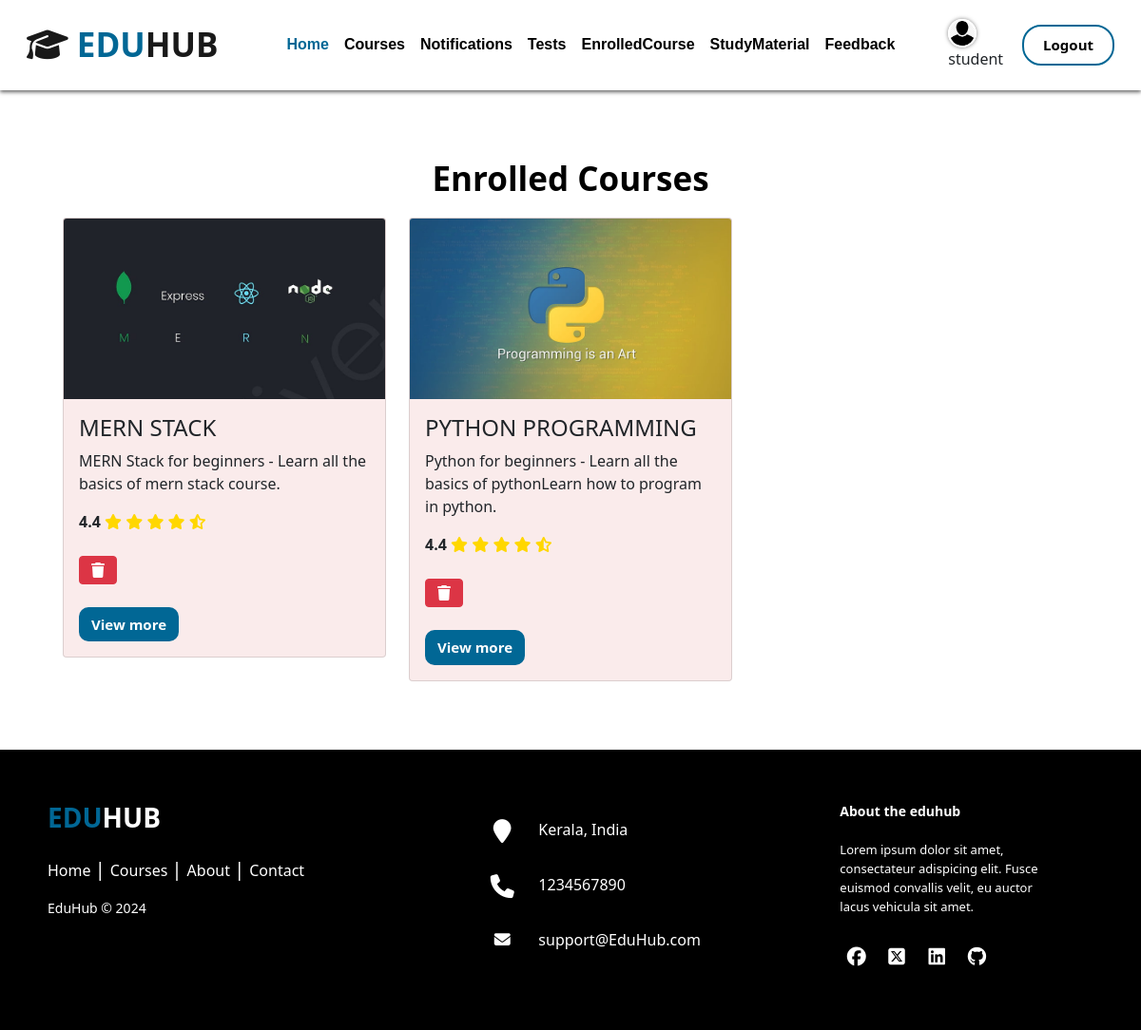
The page /student/student_enroll_course/ (signed in) on the database its author committed.
### account/models.py (models this page shows)
class CustomUser(AbstractUser):
    is_staff = models.BooleanField(default=False)
    is_student = models.BooleanField(default=False)
    profile_image = models.ImageField(upload_to='profile_images/', blank=True, null=True)

### student/models.py (models this page shows, shortened)
class Enrollment(models.Model):
    student = models.ForeignKey(Student, on_delete=models.CASCADE)
    course = models.ForeignKey(Course, on_delete=models.CASCADE)

### home/models.py (models this page shows, shortened)
class Course(models.Model):
    staff=models.ForeignKey(Staff,on_delete = models.CASCADE)
    course_image=models.ImageField(upload_to='Course_images/')
    title=models.CharField(max_length=200)
    description=models.TextField(max_length=250)

### student/views.py (the view)
# urls.py: path('student_enroll_course/', student_course, name='student_course'),
def student_course(request):
    student = Student.objects.get(user=request.user)
    enrolled_courses = Enrollment.objects.filter(student=student)
    return render(request,'student_templates/student_enroll_course.html',{'enrolled_courses': enrolled_courses})

### templates/student_templates/student_enroll_course.html (shortened to what this page needs)
{% extends 'base.html' %} {% load static %} {% block title %}student-course-page{% endblock %} {% block content %}
<section id="courses">
    <div class="container mt-5 p-4">
        <div>
            <h2 style="color: #000">Enrolled Courses</h2>
        </div>
        <div class="container">
            <div class="row">
                {% for enrollment in enrolled_courses %}
                <div class="col-md-4 mb-4">
                    <div class="card" style="background-color: #faebeb">
                        <img src="{{ enrollment.course.course_image.url }}" alt="{{ course.title }}" class="card-img-top" />
                        <div class="card-body">
                            <h4>{{ enrollment.course.title }}</h4>
                            <p class="card-text">{{ enrollment.course.description }}</p>
                            <div class="stars" data-rating="0">
                                <span style="font-weight: bold">4.4</span>
                                <i class="fa-solid fa-star" style="color: gold"></i>
                                <i class="fa-solid fa-star" style="color: gold"></i>
                                <i class="fa-solid fa-star" style="color: gold"></i>
                                <i class="fa-solid fa-star" style="color: gold"></i>
                                <i class="fa-solid fa-star-half-stroke" style="color: gold"></i>
                            </div>
                            <br />
                            <form method="post" action="{% url 'delete_enrolled_course' enrollment.id %}">
                                <a href="{% url 'delete_enrolled_course' enrollment.id %}"
                                    ><i class="fa-solid fa-trash btn btn-danger"></i
                                ></a>
                            </form><br>
                            <a href="{% url 'enrolled_course_videos' enrollment.course.id %}" class="btn btn-custom-2">View more</a></li>
                        </div>
                    </div>
                </div>
                {% endfor %}
            </div>
        </div>
    </div>
</section>
{% endblock %}

### templates/base.html (shortened to what this page needs)
<!DOCTYPE html>
<html lang="en">
    <head>
        <link
            href="https://cdn.jsdelivr.net/npm/bootstrap@5.0.2/dist/css/bootstrap.min.css"
            rel="stylesheet"
        />
        <link rel="stylesheet" href="https://cdnjs.cloudflare.com/ajax/libs/font-awesome/6.5.1/css/all.min.css">
        {% load static %}
        <link rel="stylesheet" href="{% static 'css/styless.css' %}">
    </head>
    <body>
      <div class="hero-section">
        <nav class="navbar navbar-expand-lg navbar-light p-3 w-100 sticky-top bg-white">
            <div class="container-fluid">
                <a class="navbar-brand" href="/"><i class="fa-solid fa-graduation-cap"></i><span> EDU</span>HUB</a>
                {% if user.is_authenticated %}
                {% if user.is_staff %}
                <div class="collapse navbar-collapse justify-content-lg-center" id="navbarSupportedContent">
                    <ul class="navbar-nav  mb-2 mb-lg-0">
                        <li class="nav-item">
                            <a class="nav-link active" aria-current="page" href="{% url 'staff_dashboard' %}" style="color:#016795;">Home</a>
                        </li>
                        <li class="nav-item">
                          <a class="nav-link" href="{% url 'notifications' %}">Notifications</a>
                      </li>
                        <li class="nav-item">
                          <a class="nav-link" href="{% url 'manage_courses' %}">ManageCourses</a>
                      </li>
                        <li class="nav-item">
                          <a class="nav-link" href="{% url 'question_list' %}">Tests</a>
                      </li>
                    <li class="nav-item">
                      <a class="nav-link" href="{% url 'upload_study_material' %}">StudyMaterial</a>
                  </li>
                  <li class="nav-item">
                    <a class="nav-link" href="{% url 'staff_feedback' %}">Feedback</a>
                </li>
                    </ul>
                  </div>
                  <div style="margin-right: 20px;">
                    {% if user.profile_image %}
                        <a href="{% url 'edit_staff_details' user_id=user.id %}">
                            <img src="{{ user.profile_image.url }}" alt="Profile Image" class="profile-image">
                        </a>
                    {% endif %}
                    <br>
                    <span>{{ user.username }}</span>
                </div>
                  {% elif user.is_student %}
                  <div class="collapse navbar-collapse justify-content-lg-center" id="navbarSupportedContent">
                    <ul class="navbar-nav  mb-2 mb-lg-0">
                        <li class="nav-item">
                            <a class="nav-link active" aria-current="page" href="{% url 'student_dashboard'%}" style="color:#016795;">Home</a>
                        </li>
                        <li class="nav-item">
                          <a class="nav-link" href="{% url 'courses' %}">Courses</a>
                      </li>
                        <li class="nav-item">
                            <a class="nav-link" href="{% url 'student_notification' %}">Notifications</a>
                        </li>
                        <li class="nav-item">
                          <a class="nav-link" href="{% url 'display_questions' %}">Tests</a>
                      </li>
                      <li class="nav-item">
                        <a class="nav-link" href="{% url 'student_course' %}">EnrolledCourse</a>
                    </li>
                    <li class="nav-item">
                      <a class="nav-link" href="{% url 'view_study_materials' %}">StudyMaterial</a>
                  </li>
                      <li class="nav-item">
                        <a class="nav-link" href="#">Feedback</a>
                      </li>
                  </ul>
                  </div>
                  <div style="margin-right: 20px;">
                    {% if user.profile_image %}
                        <a href="{% url 'edit_student_details' user_id=user.id %}">
                            <img src="{{ user.profile_image.url }}" alt="Profile Image" class="profile-image">
                        </a>
                    {% endif %}
                    <br>
                    <span>{{ user.username }}</span>
                </div>
                  {% endif %}
                  <a href="{% url 'logout' %}" class="btn btn-custom">Logout</a>
            {% endif %}
            </div>
        </nav>
    </div>
    {% block content %} {% endblock %}
    <footer class="footer-distributed mt-4">
      <div class="footer-left">
        <h3 style="font-weight: bold;"><span style="font-weight: bold;">EDU</span>HUB</h3>
        <p class="footer-links">
          <a href="{% url 'home' %}" class="link-1">Home</a>
          <a href="#courses">Courses</a>
          <a href="#about">About</a>
          <a href="#contact">Contact</a>
        </p>
        <p class="footer-company-name">EduHub © 2024</p>
      </div>
      <div class="footer-center">
        <div>
          <i class="fa fa-map-marker"></i>
          <p>Kerala, India</p>
        </div>
        <div>
          <i class="fa fa-phone"></i>
          <p>1234567890</p>
        </div>
        <div>
          <i class="fa fa-envelope"></i>
          <p><a href="#">support@EduHub.com</a></p>
        </div>
      </div>
      <div class="footer-right">
        <p class="footer-company-about">
          <span>About the eduhub</span>
          Lorem ipsum dolor sit amet, consectateur adispicing elit. Fusce euismod convallis velit, eu auctor lacus vehicula sit amet.
        </p>
        <div class="footer-icons">
          <a href="#"><i class="fa-brands fa-facebook"></i></a>
          <a href="#"><i class="fa-brands fa-square-x-twitter"></i></a>
          <a href="#"><i class="fa-brands fa-linkedin"></i></a>
          <a href="#"><i class="fa-brands fa-github"></i></a>
        </div>
      </div>
    </footer>
      </body>
      </html>
    </body>
</html>

### static/css/styless.css (style rules this page uses)
body { padding-top: 95px; }
.navbar { box-shadow: 0 2px 4px rgba(0, 0, 0, 0.6); }
.navbar-light .navbar-nav .nav-link { color: #000; font-size: 16px; line-height: 24px; font-family: "Poppins", sans-serif; }
.navbar-brand { color: #000; font-size: 35px; font-weight: bold; }
.navbar-brand span { color: #016795; font-size: 35px; font-weight: bold; }
.nav-item a { font-size: 20px; font-weight: bold; }
.sticky-top { position: fixed; top: 0; width: 100%; z-index: 1000; }
.btn-custom { color: black; font-size: 15px; font-weight: bold; line-height: 19px; border: 2px solid #016795; border-radius: 20px; padding: 10px 20px; }
.btn-custom-2 { color: #fff; font-size: 15px; font-weight: bold; background-color: #016795; border-radius: 10px; }
h2 { text-align: center; margin-bottom: 20px; color: #fff; font-size: 35px; font-weight: bold; }
.profile-image { width: 30px; height: 30px; border-radius: 50%; border: 2px solid #fff; box-shadow: 0 0 4px rgba(0, 0, 0, 0.5); }
.card { transition: transform 0.3s ease; }
.footer-distributed { background: #000; box-shadow: 0 1px 1px 0 rgba(0, 0, 0, 0.12); box-sizing: border-box; width: 100%; text-align: left; font: bold 16px; padding: 55px 50px; }
.footer-distributed .footer-left, .footer-distributed .footer-center, .footer-distributed .footer-right { display: inline-block; vertical-align: top; }
.footer-distributed .footer-left { width: 40%; }
.footer-distributed h3 { color: #ffffff; margin: 0; }
.footer-distributed h3 span { color: #016795; }
.footer-distributed .footer-links { color: #ffffff; margin: 20px 0 12px; padding: 0; }
.footer-distributed .footer-links a { display: inline-block; line-height: 1.8; font-weight: 400; text-decoration: none; color: inherit; }
.footer-distributed .footer-company-name { color: #fff; font-size: 14px; font-weight: normal; margin: 0; }
.footer-distributed .footer-center { width: 35%; }
.footer-distributed .footer-center i { background-color: #000; color: #ffffff; font-size: 25px; width: 38px; height: 38px; border-radius: 50%; text-align: center; line-height: 42px; margin: 10px 15px; vertical-align: middle; }
.footer-distributed .footer-center i.fa-envelope { font-size: 17px; line-height: 38px; }
.footer-distributed .footer-center p { display: inline-block; color: #ffffff; font-weight: 400; vertical-align: middle; margin: 0; }
.footer-distributed .footer-center p a { color: #fff; text-decoration: none; }
.footer-distributed .footer-links a:before { content: "|"; font-weight: 300; font-size: 20px; left: 0; color: #fff; display: inline-block; padding-right: 5px; }
.footer-distributed .footer-links .link-1:before { content: none; }
.footer-distributed .footer-right { width: 20%; }
.footer-distributed .footer-company-about { line-height: 20px; color: #fff; font-size: 13px; font-weight: normal; margin: 0; }
.footer-distributed .footer-company-about span { display: block; color: #ffffff; font-size: 14px; font-weight: bold; margin-bottom: 20px; }
.footer-distributed .footer-icons { margin-top: 25px; }
.footer-distributed .footer-icons a { display: inline-block; width: 35px; height: 35px; cursor: pointer; background-color: #000; border-radius: 2px; font-size: 20px; color: #ffffff; text-align: center; line-height: 35px; margin-right: 3px; margin-bottom: 5px; }

### rows shown on the page
CustomUser: profile_image (placeholder picture), username "student"
Enrollment: course.course_image (picture), course "MERN STACK", course.description "MERN Stack for beginners - Learn all the basics of mern stack course."
Enrollment: course.course_image (picture), course "PYTHON PROGRAMMING", course.description "Python for beginners - Learn all the basics of pythonLearn how to program in python."
